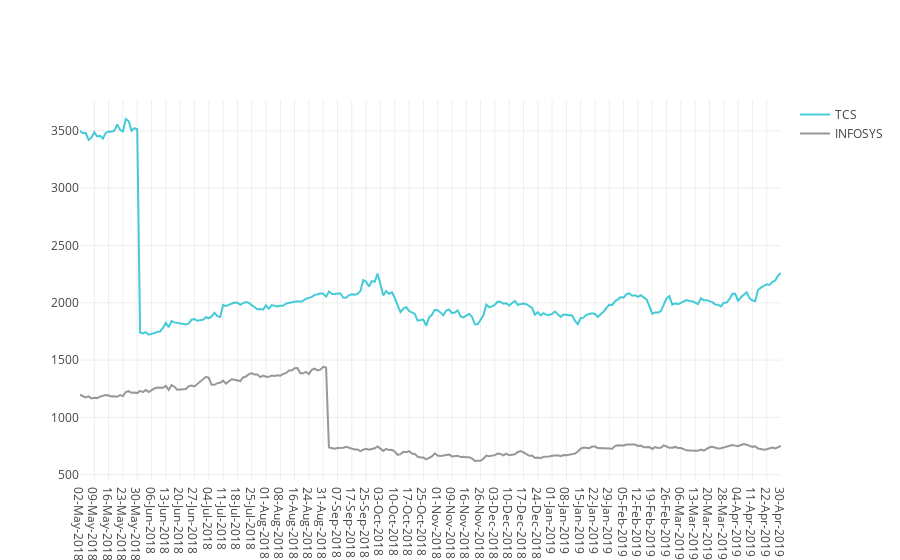

Notebook cell for this chart:
### Code cell
cmp1 = input("Enter 1st company name: ")
cmp2 = input("Enter 2nd company name: ")
df1  = pd.read_csv(cmp1+'.csv')
df2  = pd.read_csv(cmp2+'.csv')
trace1 = go.Scatter(
                x=df1.Date,
                y=df1['Close Price'],
                name = cmp1,
                line = dict(color = '#17BECF'),
                opacity = 0.8)

trace2 = go.Scatter(
                x=df2.Date,
                y=df2['Close Price'],
                name = cmp2,
                line = dict(color = '#7F7F7F'),
                opacity = 0.8)

fig = go.Figure(data=[trace1,trace2])
py.offline.iplot(fig)

### Figure 1 — Plotly figure (JSON) as saved in the notebook; plotly's stock layout.template omitted (floating-point values rounded to 4 significant figures; data arrays with more than 128 entries replaced by an {"elided": "..."} marker saying what was removed)
{"data": [{"line": {"color": "#17BECF"}, "name": "TCS", "opacity": 0.8, "type": "scatter", "uid": "32273939-2ac9-4d2a-a6f6-9252a1a77c8b", "x": {"elided": "246 str values"}, "y": {"elided": "246 float values"}}, {"line": {"color": "#7F7F7F"}, "name": "INFOSYS", "opacity": 0.8, "type": "scatter", "uid": "91d4f597-3b9a-4c7c-b7ce-7c4a4e458902", "x": {"elided": "246 str values"}, "y": {"elided": "246 float values"}}], "layout": {}}
